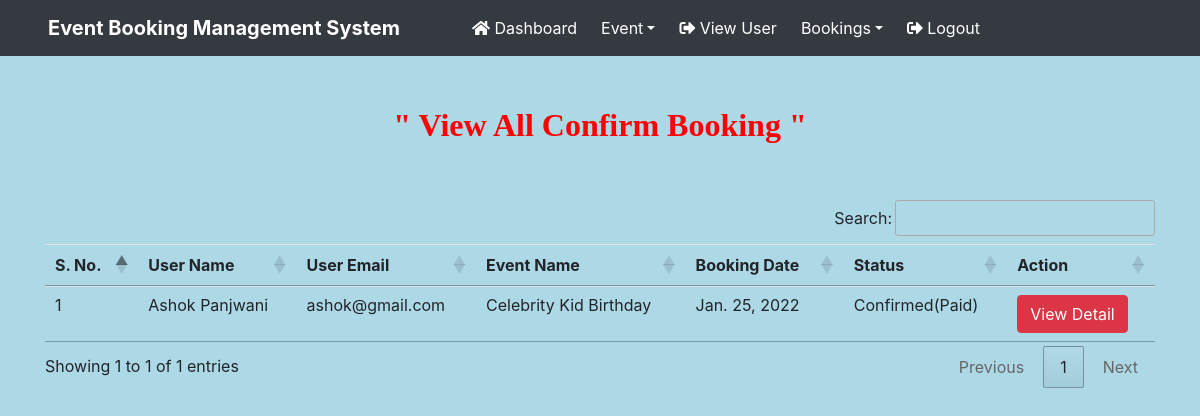
Page /confirmed_booking (signed in) on the committed database.
### EBS2021/models.py (models this page shows, shortened)
class Booking(models.Model):
    userinfo =models.ForeignKey(UserSignup,on_delete=models.CASCADE)
    eventinfo = models.ForeignKey(Event, on_delete=models.CASCADE)
    person=models.CharField(max_length=100,null=True)
    total=models.CharField(max_length=100,null=True)
    status = models.CharField(max_length=20,null=True)
    bookingdate = models.DateField(null=True)
    cardno = models.CharField(max_length=20,null=True)
    cvv = models.CharField(max_length=10,null=True)
    expirydate = models.CharField(max_length=50,null=True)

class UserSignup(models.Model):
    user = models.ForeignKey(User,on_delete=models.CASCADE)
    mobile = models.CharField(max_length=15,null=True)
    image = models.FileField(null=True)
    address = models.CharField(max_length=300,null=True,default=None)
    regdate = models.DateTimeField(auto_now_add=True,blank=True)

class Event(models.Model):
    eventname=models.CharField(max_length=100,null=True)
    image = models.FileField(null=True)
    category=models.CharField(max_length=100,null=True)
    description = models.CharField(max_length=300,null=True)
    startdate=models.DateField(null=True)
    enddate=models.DateField(null=True)
    venue=models.CharField(max_length=300,null=True)
    entryprice=models.CharField(max_length=100,null=True)
    creationdate = models.DateTimeField(default=datetime.now, blank=True)

### EBS2021/views.py (the view)
# urls.py: path('confirmed_booking',confirmed_booking ,name="confirmed_booking"),
def confirmed_booking(request):
    if not request.user.is_authenticated:
        return redirect('Login')
    b = Booking.objects.filter(status="Confirmed(Paid)")
    return render(request ,"confirmed_booking.html",locals())

### EBS2021/templates/confirmed_booking.html (shortened to what this page needs)
{% load static %}
{% block body %}
{% include 'header.html' %}
<link rel = stylesheet href="https://cdn.datatables.net/1.10.20/css/jquery.dataTables.min.css">
<link rel = stylesheet href="https://cdn.datatables.net/buttons/1.6.1/css/buttons.dataTables.min.css">
<div class="container" style="margin-top: 50px;">
    <h2 class = "text-center" style = "color : red ; font-weight : bold ;
    font-family : Castellar">" View All Confirm Booking "</h2>
<br><br>
<table class="table table-hover table-responsive-lg"id="example">
    <thead>
        <tr>
           <th>S. No.</th>
            <th>User Name</th>
            <th>User Email</th>
            <th>Event Name</th>
            <th>Booking Date</th>
            <th>Status</th>
            <th>Action</th>
        </tr>
    </thead>
    <tbody>
        {% for i in b %}
        <tr>
            <td>{{forloop.counter}}</td>
            <td>{{i.userinfo.user.first_name}} {{i.userinfo.user.last_name}}</td>
            <td>{{i.userinfo.user.username}}</td>
            <td>{{i.eventinfo.eventname}}</td>
            <td>{{i.bookingdate}}</td>
            <td>{{i.status}}</td>
            <td>
               <a href="{% url 'bookingdetail_admin' i.id %}" class="btn btn-danger">View Detail</a></td>
        </tr>
        {% endfor %}
    </tbody>
</table>
</div>
{% endblock %}

### rows in the picture
Booking: userinfo.user.first_name "Ashok", userinfo.user.last_name "Panjwani", userinfo.user.username "ashok@gmail.com", eventinfo.eventname "Celebrity Kid Birthday", bookingdate "Jan. 25, 2022", status "Confirmed(Paid)"
